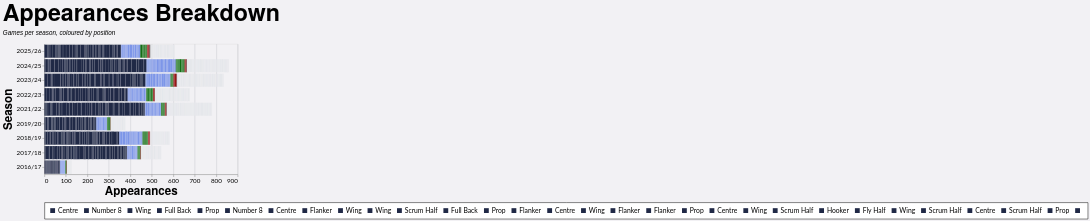

Specify this chart in Vega-Lite:
### Vega-Lite specification from a JSON file in a GitHub repository (floating-point values rounded to 4 significant figures; data arrays with more than 128 entries replaced by an {"elided": "..."} marker saying what was removed)
{"config": {"axis": {"labelFont": "Lato, sans-serif", "titleFont": "PT Sans Narrow, Helvetica Neue, Helvetica, Arial, sans-serif", "labelFontSize": 13, "titleFontSize": 24, "gridColor": "#202947", "gridOpacity": 0.2}, "header": {"labelFont": "PT Sans Narrow, Helvetica Neue, Helvetica, Arial, sans-serif", "titleFont": "PT Sans Narrow, Helvetica Neue, Helvetica, Arial, sans-serif", "labelFontSize": 24, "titleFontSize": 28, "labelFontWeight": "bold", "orient": "left"}, "legend": {"labelFont": "Lato, sans-serif", "titleFont": "PT Sans Narrow, Helvetica Neue, Helvetica, Arial, sans-serif", "labelFontSize": 14, "titleFontSize": 16, "titlePadding": 5, "fillColor": "white", "strokeColor": "black", "padding": 10, "titleFontWeight": "lighter", "titleFontStyle": "italic", "titleColor": "gray", "offset": 10}, "title": {"font": "PT Sans Narrow, Helvetica Neue, Helvetica, Arial, sans-serif", "fontSize": 48, "fontWeight": "bold", "anchor": "start", "align": "center", "titlePadding": 20, "subtitlePadding": 10, "subtitleFontSize": 13, "subtitleColor": "", "subtitleFontStyle": "italic", "offset": 15, "color": "black"}, "axisX": {"labelAngle": 0}, "facet": {"title": null, "header": null, "align": {"row": "each", "column": "each"}}, "resolve": {"scale": {"y": "independent", "facet": "independent"}}, "background": "#f2f1f4"}, "data": {"name": "data-378f0222adcd6619cab40c9c671f2834"}, "mark": {"type": "bar"}, "encoding": {"color": {"field": "color_key", "legend": {"labelExpr": "split(datum.label, '|||')[1]", "orient": "bottom", "title": null}, "scale": {"domain": {"elided": "775 str values"}, "range": {"elided": "775 str values"}}, "type": "nominal"}, "tooltip": [{"field": "player", "title": "Player", "type": "nominal"}, {"field": "season", "title": "Season", "type": "nominal"}, {"field": "color_value", "title": "Position", "type": "nominal"}, {"aggregate": "sum", "field": "apps", "title": "Appearances", "type": "quantitative"}], "x": {"aggregate": "sum", "field": "apps", "title": "Appearances", "type": "quantitative"}, "y": {"field": "season", "sort": {"field": "season_sort", "op": "max", "order": "descending"}, "title": "Season", "type": "nominal"}}, "height": {"step": 30}, "title": {"text": "Appearances Breakdown", "subtitle": "Games per season, coloured by position"}, "width": 400, "$schema": "https://vega.github.io/schema/vega-lite/v5.20.1.json", "datasets": {"data-378f0222adcd6619cab40c9c671f2834": {"elided": "2518 records"}}}
